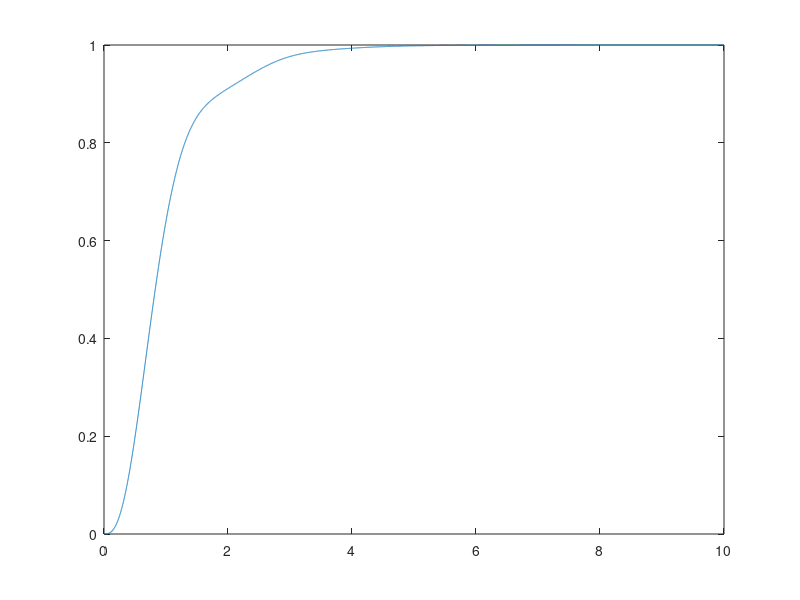

Write the MATLAB code that produced this figure. (Note: this script raises an error after producing the figure.)

%inputs: ground height U(t)
%outputs: height of vehicle body: x_m
          %vertical acceleration of vehicle body x_m(double dot)

K =1
Kr=0.8

s = tf('s')

Hinnerol=20/((s+1)*(s+4))
Hinnercl = feedback(K*Hinnerol, Kr)
Htotalol= Hinnercl*1/s
H= feedback(Htotalol, 1)
H1=minreal(H)
H1.num{1}
H1.den{1}


H2 = minreal(feedback(1, Htotalol))
H2.num{1}
H2.den{1}
H3= K*Hinnerol*1/s * (1+Kr*s)
H4 = minreal(K*Hinnerol*1/s * (1+Kr*s))
H4.num{1}
H4.den{1}
t=0:0.001:10;
y =step(H1,t);

plot(t,y)
lsiminfo(y, t, 'SettlingTimeThreshold', 0.05)

% RLOCUS
sisotool(K*Hinnerol*1/s * (1+Kr*s))